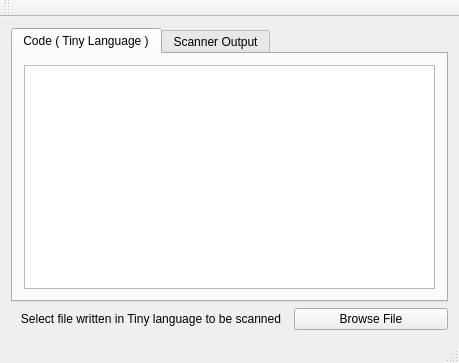
<?xml version="1.0" encoding="UTF-8"?>
<ui version="4.0">
 <class>MainWindow</class>
 <widget class="QMainWindow" name="MainWindow">
  <property name="geometry">
   <rect>
    <x>0</x>
    <y>0</y>
    <width>459</width>
    <height>363</height>
   </rect>
  </property>
  <property name="windowTitle">
   <string>Scanner</string>
  </property>
  <widget class="QWidget" name="centralWidget">
   <layout class="QVBoxLayout" name="verticalLayout">
    <item>
     <widget class="QTabWidget" name="tabWidget">
      <property name="currentIndex">
       <number>0</number>
      </property>
      <widget class="QWidget" name="tab">
       <attribute name="title">
        <string>Code ( Tiny Language )</string>
       </attribute>
       <layout class="QHBoxLayout" name="horizontalLayout_2">
        <item>
         <widget class="QTextEdit" name="code_text_edit">
          <property name="readOnly">
           <bool>true</bool>
          </property>
          <property name="html">
           <string>&lt;!DOCTYPE HTML PUBLIC &quot;-//W3C//DTD HTML 4.0//EN&quot; &quot;http://www.w3.org/TR/REC-html40/strict.dtd&quot;&gt;
&lt;html&gt;&lt;head&gt;&lt;meta name=&quot;qrichtext&quot; content=&quot;1&quot; /&gt;&lt;style type=&quot;text/css&quot;&gt;
p, li { white-space: pre-wrap; }
&lt;/style&gt;&lt;/head&gt;&lt;body style=&quot; font-family:'MS Shell Dlg 2'; font-size:8.25pt; font-weight:400; font-style:normal;&quot;&gt;
&lt;p style=&quot;-qt-paragraph-type:empty; margin-top:0px; margin-bottom:0px; margin-left:0px; margin-right:0px; -qt-block-indent:0; text-indent:0px;&quot;&gt;&lt;br /&gt;&lt;/p&gt;&lt;/body&gt;&lt;/html&gt;</string>
          </property>
         </widget>
        </item>
       </layout>
      </widget>
      <widget class="QWidget" name="tab_2">
       <attribute name="title">
        <string>Scanner Output</string>
       </attribute>
       <layout class="QHBoxLayout" name="horizontalLayout_3">
        <item>
         <widget class="QTextEdit" name="scanner_text_edit">
          <property name="readOnly">
           <bool>true</bool>
          </property>
          <property name="html">
           <string>&lt;!DOCTYPE HTML PUBLIC &quot;-//W3C//DTD HTML 4.0//EN&quot; &quot;http://www.w3.org/TR/REC-html40/strict.dtd&quot;&gt;
&lt;html&gt;&lt;head&gt;&lt;meta name=&quot;qrichtext&quot; content=&quot;1&quot; /&gt;&lt;style type=&quot;text/css&quot;&gt;
p, li { white-space: pre-wrap; }
&lt;/style&gt;&lt;/head&gt;&lt;body style=&quot; font-family:'MS Shell Dlg 2'; font-size:8.25pt; font-weight:400; font-style:normal;&quot;&gt;
&lt;p style=&quot;-qt-paragraph-type:empty; margin-top:0px; margin-bottom:0px; margin-left:0px; margin-right:0px; -qt-block-indent:0; text-indent:0px;&quot;&gt;&lt;br /&gt;&lt;/p&gt;&lt;/body&gt;&lt;/html&gt;</string>
          </property>
         </widget>
        </item>
       </layout>
      </widget>
     </widget>
    </item>
    <item>
     <layout class="QHBoxLayout" name="horizontalLayout">
      <item>
       <widget class="QLabel" name="label">
        <property name="text">
         <string>   Select file written in Tiny language to be scanned  </string>
        </property>
       </widget>
      </item>
      <item>
       <widget class="QPushButton" name="pushButton">
        <property name="text">
         <string>Browse File</string>
        </property>
       </widget>
      </item>
     </layout>
    </item>
   </layout>
  </widget>
  <widget class="QMenuBar" name="menuBar">
   <property name="geometry">
    <rect>
     <x>0</x>
     <y>0</y>
     <width>459</width>
     <height>21</height>
    </rect>
   </property>
  </widget>
  <widget class="QToolBar" name="mainToolBar">
   <attribute name="toolBarArea">
    <enum>TopToolBarArea</enum>
   </attribute>
   <attribute name="toolBarBreak">
    <bool>false</bool>
   </attribute>
  </widget>
  <widget class="QStatusBar" name="statusBar"/>
 </widget>
 <layoutdefault spacing="6" margin="11"/>
 <resources/>
 <connections/>
</ui>
